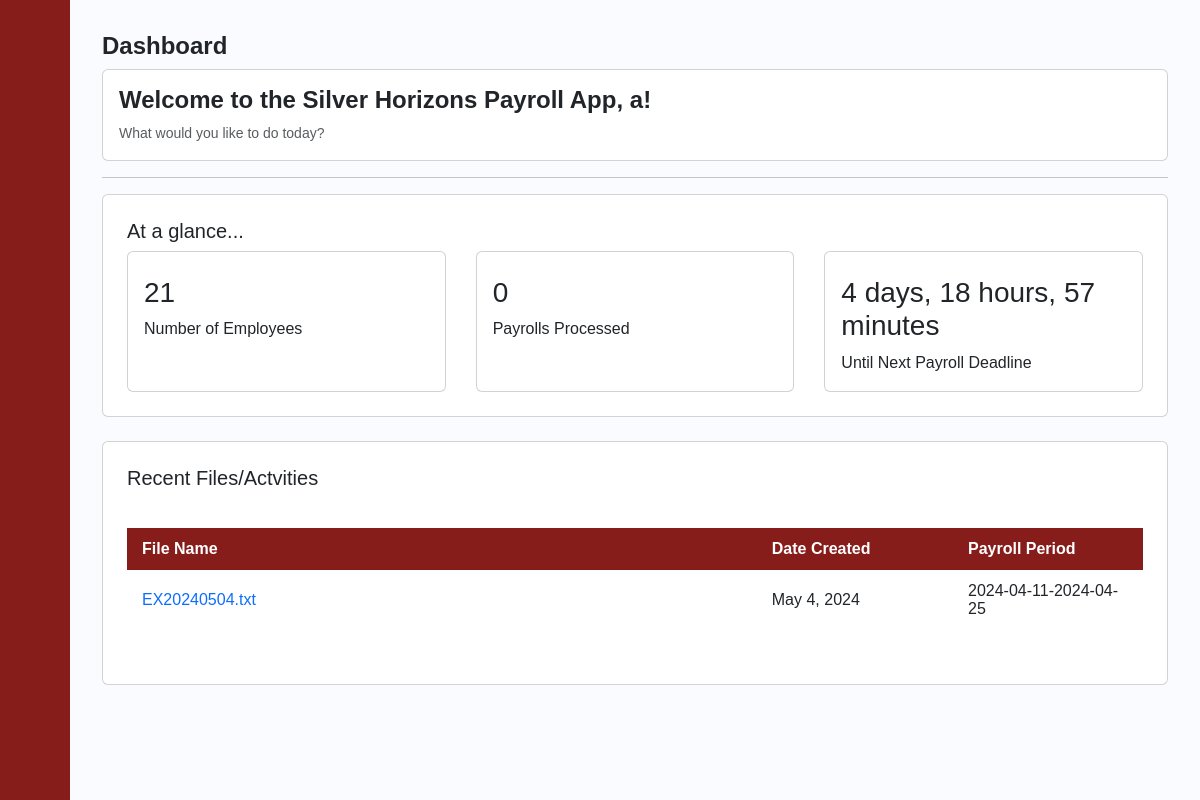
Page /dashboard/1 on the earlier database version.
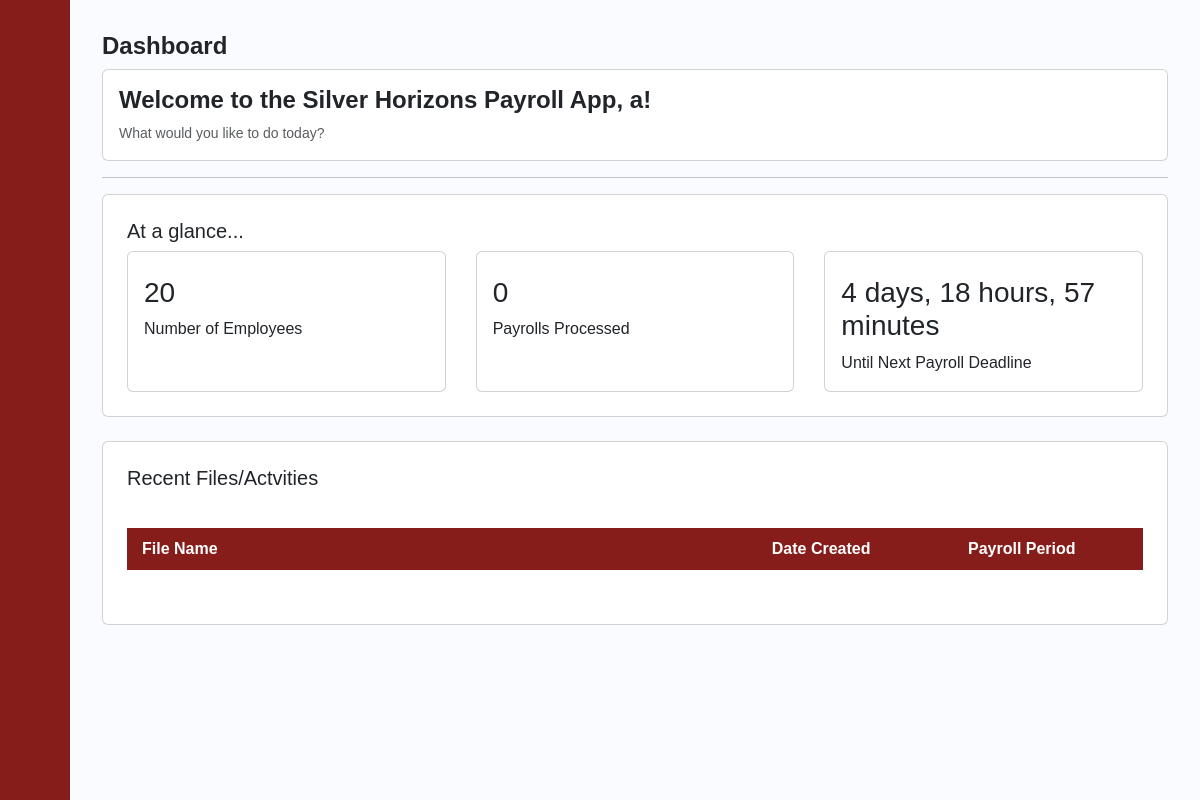
Same page on the later database version.
### payrollapp/models.py (models this page shows, shortened)
class BANK_FILES(models.Model):
    BANK_ENTRY_ID = models.IntegerField(primary_key=True)
    BANK_FILE_NAME = models.CharField(max_length=250)
    BANK_FILE = models.FileField(upload_to='files/')
    PAYROLL_PERIOD = models.CharField(max_length=250)
    Date = models.DateField()

### payrollapp/views.py (the view)
# urls.py: path('dashboard/<int:UID>', views.dashboard, name='dashboard'),
def dashboard(request, UID):
    user = get_object_or_404(USER_ACCOUNT, pk=UID)
    a = BANK_FILES.objects.all()
    count_emp=Employee.objects.all().count()
    count_payrolls=Payslip_Transaction.objects.all().count()
    current_hmo=HMO.objects.all().filter().count()
    count_hmo=count_emp-current_hmo
    current_date = datetime.now()
    if current_date.day < 10:
        target_date = datetime(current_date.year, current_date.month, 10)
    else:
        if current_date.month == 12:  # Handle December case
            target_date = datetime(current_date.year + 1, 1, 10)
        else:
            target_date = datetime(current_date.year, current_date.month + 1, 10)
    countdown = (target_date-current_date)
    days = countdown.days
    hours, remainder = divmod(countdown.seconds, 3600)
    minutes, _ = divmod(remainder, 60)
    formatted_str = f"{days} days, {hours} hours, {minutes} minutes"
    print(type(formatted_str))
    print((formatted_str))
    return render(request, 'payrollapp/dashboard.html',{
        'user':user,
        'count_emp':count_emp,
        'count_payrolls':count_payrolls,
        'count_hmo':count_hmo,
        'countdown':formatted_str,
        'a':a
        } )

### payrollapp/templates/payrollapp/dashboard.html (shortened to what this page needs)
{% extends 'payrollapp/base.html' %}
{% load static %}
{% block content %}
<div class="content">
    <h1>Dashboard</h1>
    <div class="card px-3 py-3">
      <h1>Welcome to the Silver Horizons Payroll App, {{user.username}}!</h1>
      <p class="card-text"><small class="text-muted">What would you like to do today?</small></p>
    </div>
    <hr>
    <div class="card px-4 py-4">
      <h5>At a glance...</h5>
      <div class="card-deck">
        <div class="card">
          <div class="card-body">
            <h3>{{count_emp}}</h3>
            <p class="card-text">Number of Employees</p>
          </div>
        </div>
        <div class="card">
          <div class="card-body">
            <h3>{{count_payrolls}}</h3>
            <p class="card-text">Payrolls Processed</p>
          </div>
        </div>
        <div class="card">
          <div class="card-body">
            <h3>{{countdown}}</h3>
            <p class="card-text"> Until Next Payroll Deadline</p>
          </div>
        </div>
      </div>
    </div>
    <div class="card my-4 px-4 py-4">
      <h5>Recent Files/Actvities</h5>
      <div style="overflow-x:auto;">
        <table id="posts">
            <thead>
                <tr>
                    <th style="width:20%">File Name</th>
                    <th style="width:5%">Date Created</th>
                    <th style="width:5%">Payroll Period</th>
            <tbody>
              {%for b in a%}
              <tr>
                  <td><a href="{% url 'download_file' file_id=b.BANK_FILE_NAME %}">{{b.BANK_FILE_NAME}}</a></td>
                  <td>{{b.Date}}</td>
                  <td>{{b.PAYROLL_PERIOD}}</td>
              </tr>
              {% endfor %}
            </tbody>
        </table>
    </div>
    </div>
</div>
{% endblock %}

Differences in the rows shown:
removed BANK_FILES: BANK_FILE_NAME "EX20240504.txt", Date "May 4, 2024", PAYROLL_PERIOD "2024-04-11-2024-04-25"
Other differences:
{{ count_emp }}: "21" → "20"
